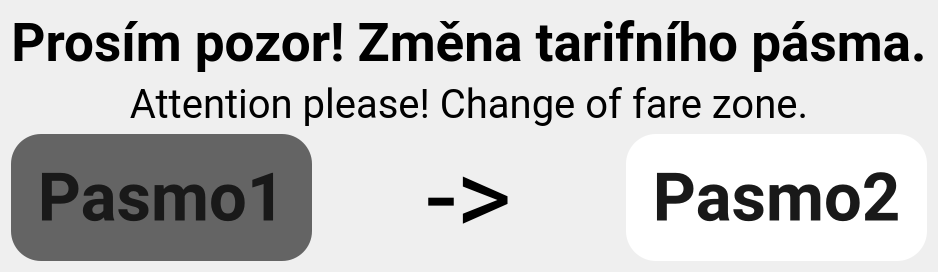
                 <widget class="QWidget" name="page_zmenaPasma">
                  <property name="sizePolicy">
                   <sizepolicy hsizetype="Maximum" vsizetype="Maximum">
                    <horstretch>0</horstretch>
                    <verstretch>0</verstretch>
                   </sizepolicy>
                  </property>
                  <layout class="QGridLayout" name="gridLayout_3">
                   <item row="0" column="0">
                    <layout class="QVBoxLayout" name="verticalLayout_10">
                     <item>
                      <widget class="QLabel" name="label_18">
                       <property name="sizePolicy">
                        <sizepolicy hsizetype="Preferred" vsizetype="Preferred">
                         <horstretch>0</horstretch>
                         <verstretch>0</verstretch>
                        </sizepolicy>
                       </property>
                       <property name="font">
                        <font>
                         <family>roboto</family>
                         <pointsize>40</pointsize>
                         <bold>true</bold>
                        </font>
                       </property>
                       <property name="text">
                        <string>Prosím pozor! Změna tarifního pásma.</string>
                       </property>
                       <property name="alignment">
                        <set>Qt::AlignCenter</set>
                       </property>
                      </widget>
                     </item>
                     <item>
                      <widget class="QLabel" name="label_19">
                       <property name="font">
                        <font>
                         <family>roboto</family>
                         <pointsize>30</pointsize>
                         <bold>false</bold>
                        </font>
                       </property>
                       <property name="text">
                        <string>Attention please! Change of fare zone.</string>
                       </property>
                       <property name="alignment">
                        <set>Qt::AlignCenter</set>
                       </property>
                      </widget>
                     </item>
                     <item>
                      <layout class="QHBoxLayout" name="horizontalLayout_16">
                       <item>
                        <widget class="QLabel" name="label_pasmo1">
                         <property name="font">
                          <font>
                           <family>roboto</family>
                           <pointsize>50</pointsize>
                           <bold>true</bold>
                          </font>
                         </property>
                         <property name="styleSheet">
                          <string notr="true">*{
background-color: rgb(100,100,100);
color: rgb(25,25,25);
border: none;
border-radius: 30px;
}</string>
                         </property>
                         <property name="text">
                          <string>Pasmo1</string>
                         </property>
                         <property name="alignment">
                          <set>Qt::AlignCenter</set>
                         </property>
                        </widget>
                       </item>
                       <item>
                        <widget class="QLabel" name="label_21">
                         <property name="font">
                          <font>
                           <family>roboto</family>
                           <pointsize>80</pointsize>
                          </font>
                         </property>
                         <property name="text">
                          <string>-&gt;</string>
                         </property>
                         <property name="alignment">
                          <set>Qt::AlignCenter</set>
                         </property>
                        </widget>
                       </item>
                       <item>
                        <widget class="QLabel" name="label_pasmo2">
                         <property name="font">
                          <font>
                           <family>roboto</family>
                           <pointsize>50</pointsize>
                           <bold>true</bold>
                          </font>
                         </property>
                         <property name="styleSheet">
                          <string notr="true">*{
background-color: rgb(255,255,255); 
color: rgb(25,25,25);
border: none;
border-radius: 30px;
}</string>
                         </property>
                         <property name="text">
                          <string>Pasmo2</string>
                         </property>
                         <property name="alignment">
                          <set>Qt::AlignCenter</set>
                         </property>
                        </widget>
                       </item>
                      </layout>
                     </item>
                    </layout>
                   </item>
                  </layout>
                 </widget>
